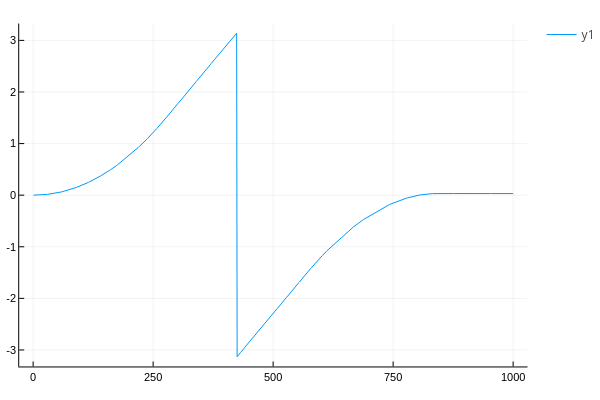

Notebook code cell kept with this figure:
### Code cell
plot(Δθ_soln)

### Figure 1 — Plotly figure (JSON) as saved in the notebook; plotly's stock layout.template omitted (floating-point values rounded to 4 significant figures; data arrays with more than 128 entries replaced by an {"elided": "..."} marker saying what was removed)
{"data": [{"colorbar": {"title": {"text": ""}}, "legendgroup": "y1", "line": {"color": "rgba(0, 154, 250, 1.000)", "dash": "solid", "shape": "linear", "width": 1}, "mode": "lines", "name": "y1", "showlegend": true, "type": "scatter", "x": {"elided": "1000 int values"}, "xaxis": "x", "y": {"elided": "1000 float values"}, "yaxis": "y", "zmax": null, "zmin": null}], "layout": {"annotations": [], "height": 400, "legend_position": {"bgcolor": "rgba(255, 255, 255, 1.000)", "bordercolor": "rgba(0, 0, 0, 1)", "borderwidth": 1, "font": {"color": "rgba(0, 0, 0, 1)", "family": "sans-serif", "size": 11}, "title": {"font": {"color": "rgba(0, 0, 0, 1)", "family": "sans-serif", "size": 15}, "text": ""}, "tracegroupgap": 0, "traceorder": "normal", "x": 1, "xanchor": "auto", "y": 1, "yanchor": "auto"}, "margin": {"b": 20, "l": 0, "r": 0, "t": 20}, "paper_bgcolor": "rgba(255, 255, 255, 1.000)", "plot_bgcolor": "rgba(255, 255, 255, 1.000)", "showlegend": true, "width": 600, "xaxis": {"anchor": "y", "domain": [0.03619, 0.9934], "gridcolor": "rgba(0, 0, 0, 0.1)", "gridwidth": 0.5, "linecolor": "rgba(0, 0, 0, 1)", "mirror": false, "range": [-28.97, 1030.0], "showgrid": true, "showline": true, "showticklabels": true, "tickangle": 0, "tickcolor": "rgb(0, 0, 0)", "tickfont": {"color": "rgba(0, 0, 0, 1)", "family": "sans-serif", "size": 11}, "tickmode": "array", "ticks": "inside", "ticktext": ["0", "250", "500", "750", "1000"], "tickvals": [0, 250, 500, 750, 1000], "title": {"font": {"color": "rgba(0, 0, 0, 1)", "family": "sans-serif", "size": 15}, "text": ""}, "type": "linear", "visible": true, "zeroline": false, "zerolinecolor": "rgba(0, 0, 0, 1)"}, "yaxis": {"anchor": "x", "domain": [0.03762, 0.9902], "gridcolor": "rgba(0, 0, 0, 0.1)", "gridwidth": 0.5, "linecolor": "rgba(0, 0, 0, 1)", "mirror": false, "range": [-3.32, 3.326], "showgrid": true, "showline": true, "showticklabels": true, "tickangle": 0, "tickcolor": "rgb(0, 0, 0)", "tickfont": {"color": "rgba(0, 0, 0, 1)", "family": "sans-serif", "size": 11}, "tickmode": "array", "ticks": "inside", "ticktext": ["-3", "-2", "-1", "0", "1", "2", "3"], "tickvals": [-3, -2, -1, 0, 1, 2, 3], "title": {"font": {"color": "rgba(0, 0, 0, 1)", "family": "sans-serif", "size": 15}, "text": ""}, "type": "linear", "visible": true, "zeroline": false, "zerolinecolor": "rgba(0, 0, 0, 1)"}}}
